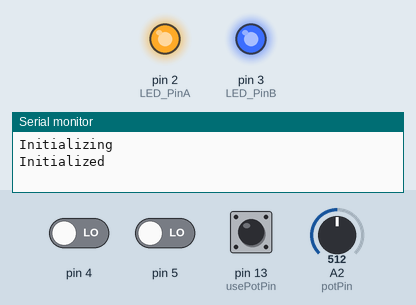
Simulated run of this sketch. Board: Arduino Uno, built with avr-gcc and run on an emulated ATmega328P. On the bench: output pins drawn as LEDs (lit = HIGH), the last lines printed to the serial monitor. Dashed ring = blinking. The test bench sets the inputs (shaded band); at power-on: pin 4 LOW, pin 13 (usePotPin) HIGH, pin 5 LOW, A2 (potPin) = 512.

Above: at 1.2 s.
1.3 s: pin 4 driven HIGH
At 2.8 s:
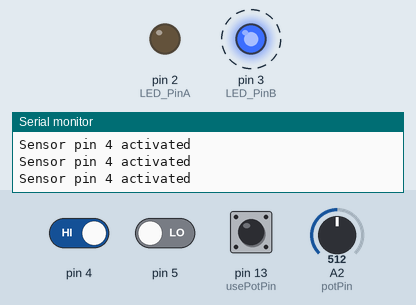
4.3 s: pin 13 (usePotPin) pulled LOW for 0.15 s
At 4.8 s:
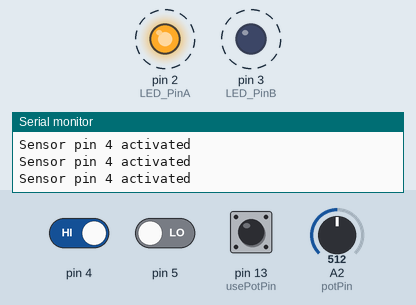
7.4 s: pin 4 driven LOW
At 8.6 s:
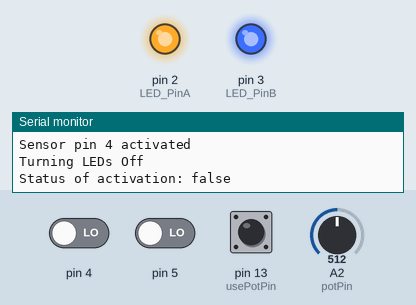
9.0 s: pin 5 driven HIGH
At 9.4 s:
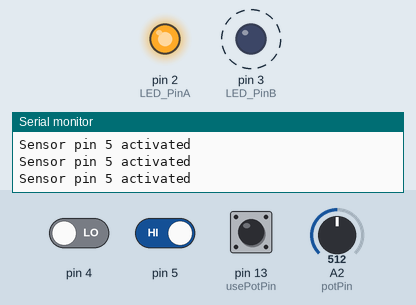
12.0 s: pin 5 driven LOW
At 12.7 s:
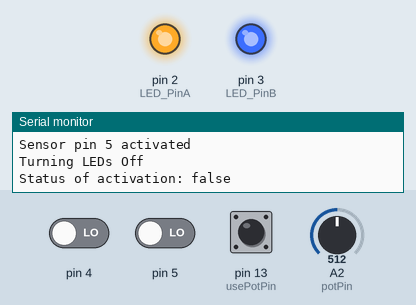
13.5 s: pin 4 driven HIGH and pin 5 driven HIGH
At 14.5 s:
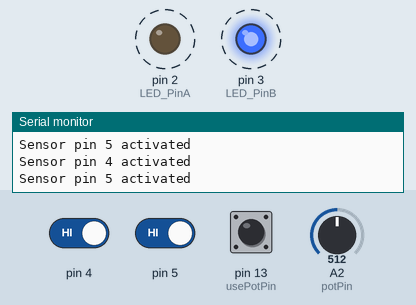
Timing chart, 0 to 17.5 s (numbered marks = the images above; inputs shaded):
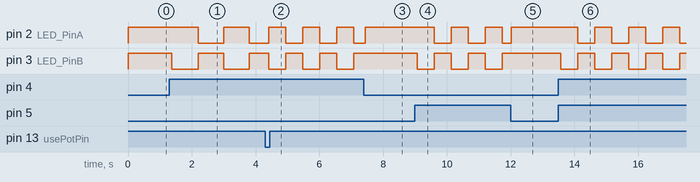

Measured:
- after the input at 1.3 s, pin 2 (LED_PinA): HIGH → LOW after 0.90 s, → HIGH 0.81 s later, → LOW 0.81 s later; pin 3 (LED_PinB): alternates HIGH for 0.81 s and LOW for 0.82 s, starting after 0.07 s
- after the input at 4.3 s, pin 2 (LED_PinA), pin 3 (LED_PinB): alternates HIGH for 0.53 s and LOW for 0.53 s, starting after 0.12 s
- after the input at 7.4 s, pin 3 (LED_PinB): stays HIGH (without the input it goes to LOW after 0.20 s)
- after the input at 9.0 s, pin 2 (LED_PinA): alternates HIGH for 0.53 s and LOW for 0.53 s, starting after 0.60 s; pin 3 (LED_PinB): alternates HIGH for 0.53 s and LOW for 0.53 s, starting after 0.07 s
- after the input at 12.0 s, pin 3 (LED_PinB): stays HIGH (without the input it goes to LOW after 0.27 s)
- after the input at 13.5 s, pin 2 (LED_PinA): alternates HIGH for 0.53 s and LOW for 0.53 s, starting after 0.60 s; pin 3 (LED_PinB): alternates HIGH for 0.53 s and LOW for 0.53 s, starting after 0.07 s

The sketch:

GradeCrossing.ino
```cpp
/* Grade Crossing Display Controller
 * ------------------
 *
 * Control circuit to flash a simulated railroad crossing
 * Potentiometer used to control flash speed
 * Activation controlled via a sensor such as a PIR
 * Designed for UNO & Leonardo boards, will require changes for other boards
 *
 */

#include "structs.h"
#include "utils.h"
#include "GradeCrossing.h"

struct crossing_data *crossing_list = NULL;

void setup() {
  Serial.begin(9600);               // start a serial connection on the USB port for debugging
  Serial.println("Initializing");

  // Create the crossings
  create_crossings();

  // Set up the pins for crossings
  struct crossing_data *crossing;
  for (crossing = crossing_list; crossing; crossing = crossing->next) {
    pinMode(crossing->LED_PinA, OUTPUT); // declare the LED_PinA as an OUTPUT
    pinMode(crossing->LED_PinB, OUTPUT); // declare the LED_PinB as an OUTPUT
    digitalWrite(crossing->LED_PinA, HIGH);      // start with all LEDs turned off
    digitalWrite(crossing->LED_PinB, HIGH);      // start with all LEDs turned off
    for (int i = 0; i < MAX_SENSORS; i++) { // declare sensor pins as INPUT
      if (crossing->SensorPin[i] == -1) {
        continue;
      }
      pinMode(crossing->SensorPin[i], INPUT);
    }

    // Override Pin Capability
    if (crossing->OverridePin != -1) {
      pinMode(crossing->OverridePin, INPUT_PULLUP);
    }
  }

  pinMode(potPin, INPUT);           // declare the pin for a pot as input
  pinMode(usePotPin, INPUT_PULLUP); // declare the pin for using a pot as input_pullup
  Serial.println("Initialized");
}

/*
 * Main loop with decision making
 */
void loop() {
  // If we're using a pot, read the potVal in
  if (digitalRead(usePotPin) == LOW) {
    potVal = analogRead(potPin);
  }

  struct crossing_data *crossing;
  for (crossing = crossing_list; crossing != NULL; crossing = crossing->next) {
    if (crossing->OverridePin != -1) {
      crossing->overridden = (digitalRead(crossing->OverridePin) == LOW);
      Serial.println("Override activated");
    }
    bool island = false;
    crossing->activated = false;
    // Was a sensor active on this pass?
    for (int i = 0; i < MAX_SENSORS; i++) {
      if (crossing->SensorPin[i] == -1) {
        continue;
      }
      if (digitalRead(crossing->SensorPin[i]) == HIGH) {
        crossing->activated = true;
        sprintf(buf, "Sensor pin %d activated", crossing->SensorPin[i]);
        Serial.println(buf);
      }
      island = (i == 2 && digitalRead(crossing->SensorPin[i]) == HIGH);
    }

    if (crossing->activated && !crossing->wasActivated) {
      sprintf(buf, "Status of activation: %s", crossing->activated ? "true" : "false");
      Serial.println(buf);
    }

    // If a sensor was activated, start running the lights
    if (crossing->activated && (!crossing->overridden || island)) {
      unsigned long milliseconds = millis(); // Get our current milliseconds
      if ((milliseconds - crossing->previousMillis) >= potVal) {
        sprintf(buf, "Switching LEDs at %lu millis, previous millis of %lu with a interval of %lu\r\n", milliseconds, crossing->previousMillis, potVal);
        Serial.print(buf);
        switchLED(crossing->LED_PinA, crossing->LED_PinB);
        crossing->previousMillis = milliseconds;
        crossing->wasActivated = true;
      }
    // If we were previously activated, but aren't now, shut everything down
    } else if (crossing->wasActivated) {
      Serial.print("Turning LEDs Off\r\n");
      digitalWrite(crossing->LED_PinA, HIGH);
      digitalWrite(crossing->LED_PinB, HIGH);
      crossing->wasActivated = false;
      crossing->overridden = false;
      sprintf(buf, "Status of activation: %s", crossing->activated ? "true" : "false");
      Serial.println(buf);
    }
  }
}

/*
 * switchLED()
 * This function will alternate the flashin of the LEDs
 * It is called from loop() when the interval in milliseconds has passed
 * Also flashes onboard LED for debugging
 */
void switchLED(int ledPinA, int ledPinB) {
  if (even) {
    digitalWrite(ledPinA, HIGH);  // turn the ledPin off
    digitalWrite(ledPinB, LOW);   // turn the ledPin on
  } else {
    digitalWrite(ledPinA, LOW);   // turn the ledPin on
    digitalWrite(ledPinB, HIGH);  // turn the ledPin off
  }

  even = !even; // swap even
}

// Create crossings. Can include as many as your Arduino can support pin-wise.
void create_crossings() {
  struct crossing_data *crossing;

  CREATE(crossing, struct crossing_data, 1);
  crossing->next = crossing_list;
  crossing->LED_PinA = 2;
  crossing->LED_PinB = 3;
  crossing->SensorPin[0] = 4;
  crossing->SensorPin[1] = 5;
  // Can add up to SensorPin[4] here, for a total of 5 per crossing.
  // See structs.h for more information
  crossing->OverridePin = -1; // Set this to a valid pin number to enable usage
  crossing_list = crossing;

/* Crossing 2
  CREATE(crossing, struct crossing_data, 1);
  crossing->next = crossing_list;
  crossing->LED_PinA = 6;
  crossing->LED_PinB = 7;
  crossing->SensorPin[0] = 8;
  crossing->SensorPin[1] = 9;
  // Can add up to SensorPin[4] here, for a total of 5 per crossing.
  // See structs.h for more information
  crossing->OverridePin = -1; // Set this to a valid pin number to enable usage
  crossing_list = crossing;
*/

/* Crossing 3
  CREATE(crossing, struct crossing_data, 1);
  crossing->next = crossing_list;
  crossing->LED_PinA = 10;
  crossing->LED_PinB = 11;
  crossing->SensorPin[0] = 12;
  crossing->SensorPin[1] = A3;
  crossing->SensorPin[2] = A4;
  // Can add up to SensorPin[4] here, for a total of 5 per crossing.
  // See structs.h for more information
  crossing->OverridePin = -1; // Set this to a valid pin number to enable usage
  crossing_list = crossing;
*/
}
```

GradeCrossing.h
```cpp
/* Grade Crossing Display Controller
 * ------------------
 *
 * Grade Crossing Definitions
 *
 */

#define potPin                  A2          // select the input pin for the potentiometer
#define usePotPin               13          // If pin is grounded, use potentiometer for interval

const unsigned long interval    = 800;      // Default interval 800ms if not using a pot to control interval timing
unsigned long potVal            = interval; // variable to store the value coming from the sensor
bool even                       = true;     // Is the LED flash on the even stroke?
char buf[175];                              // Buffer for text output with sprintf()
```

structs.h
```cpp
/* Grade Crossing Display Controller
 * ------------------
 *
 * Structures for handling multiple grade crossings from a single Arduino
 *
 */

#define MAX_SENSORS   5

struct crossing_data {
  int LED_PinA                  = -1;
  int LED_PinB                  = -1;
  // Array of sensor pins, max 5 per crossing
  // The 3rd sensor pin, SensorPin[2], is treated special as an "island"
  // for override purposes
  int SensorPin[MAX_SENSORS]    = {-1, -1, -1, -1, -1};
  int OverridePin               = -1;
  bool activated                = false;          // Has the sensor been activated
  bool wasActivated             = false;          // Was the sensor previously activated
  bool even                     = true;           // Is the LED flash on the even stroke?
  bool overridden               = false;         // Should the approach activation be overridden?
  unsigned long previousMillis  = 0;   // will store last time LED was updated
  struct crossing_data          *next;
};

typedef struct crossing_data Crossing;
```

utils.h
```cpp
/*
 * Generic utilities
 */

#define CREATE(result, type, number)  do {\
        if ((number) * sizeof(type) <= 0) {       \
                sprintf(buf, "SYSERR: Zero bytes or less requested at %s:%d.", __FILE__, __LINE__);      \
                Serial.println(buf);      \
        }      \
        if (!((result) = (type *) calloc ((number), sizeof(type))))     \
                { Serial.println("SYSERR: malloc failure"); abort(); } } while(0)
```
